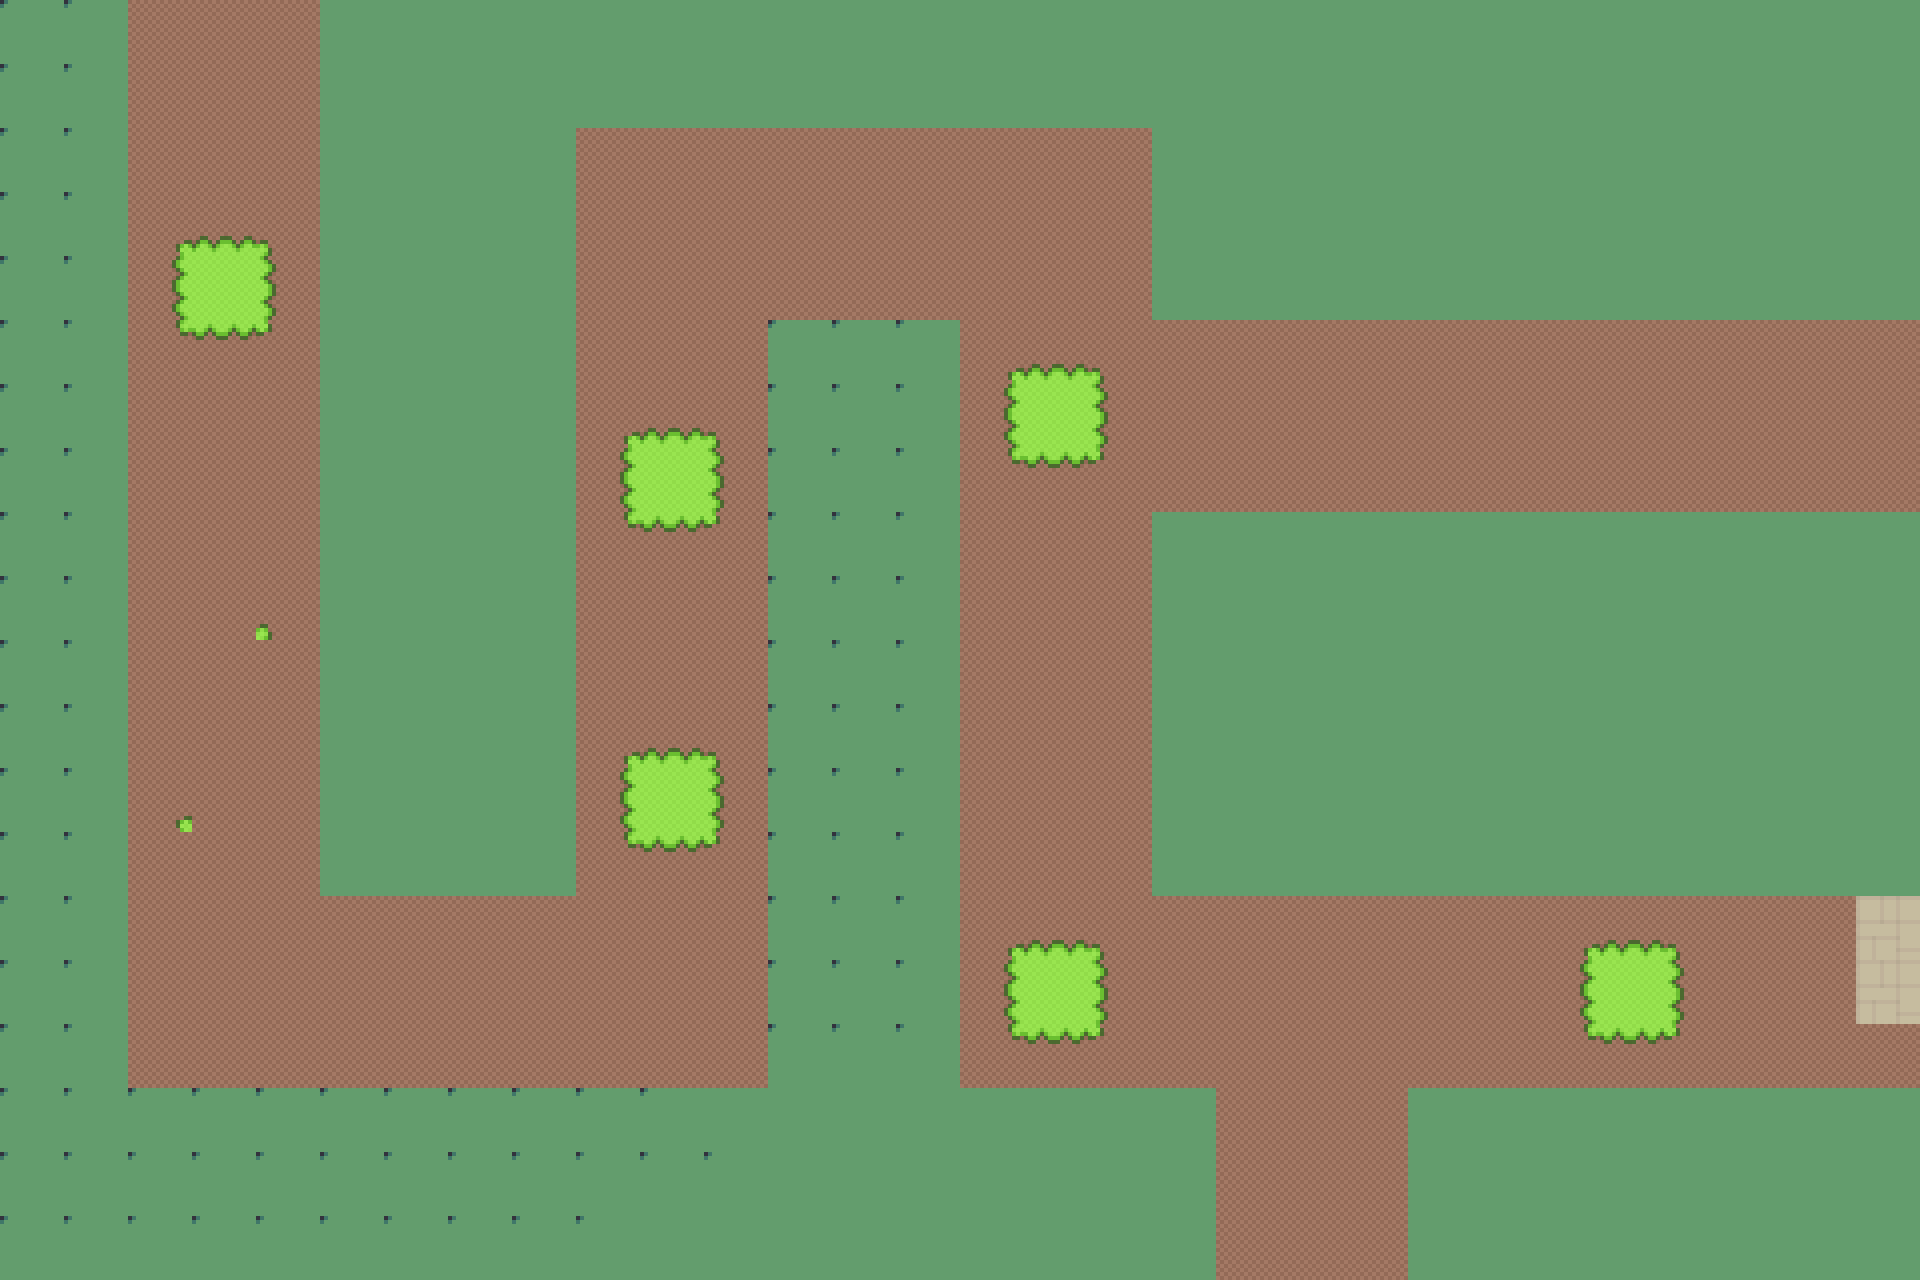

This is a level from a 2D game, rendered from its Tiled map with the project's own tilesets. A one-line summary and the map file follow, with tile-layer data summarised:
An orthogonal 30x20 tile map with 64x64 px tiles, 1 tile layer (tanah), 4 tilesets and 139 objects.

<map version="1.10" tiledversion="1.10.2" orientation="orthogonal" renderorder="right-down" width="30" height="20" tilewidth="64" tileheight="64" infinite="0" nextlayerid="9" nextobjectid="184">
 <editorsettings>
  <export target="map.lua" format="lua" />
 </editorsettings>
 <tileset firstgid="1" source="map awal.tsx" />
 <tileset firstgid="55" source="overworld.tsx" />
 <tileset firstgid="181" name="bush" tilewidth="32" tileheight="32" tilecount="1" columns="1">
  <image source="../bush.png" width="32" height="32" />
 </tileset>
 <tileset firstgid="182" name="TileSet64x64" tilewidth="64" tileheight="64" tilecount="625" columns="25">
  <image source="../TileSet64x64.png" width="1600" height="1640" />
 </tileset>
 <layer id="1" name="tanah" width="30" height="20">
  <data>[600 cells, 600 non-empty, 13 distinct tile ids]</data>
 </layer>
 <objectgroup id="6" name="Object Layer 1">
  <object id="7" gid="45" x="1345.33" y="892.667" width="64" height="64" />
  <object id="8" gid="45" x="1528" y="892" width="64" height="64" />
  <object id="14" gid="141" x="58" y="190" width="64" height="64" />
  <object id="15" gid="141" x="60" y="508" width="64" height="64" />
  <object id="16" gid="141" x="320" y="196" width="64" height="64" />
  <object id="17" gid="141" x="328" y="516" width="64" height="64" />
  <object id="18" gid="141" x="192" y="1144" width="64" height="64" />
  <object id="19" gid="141" x="564" y="1154" width="64" height="64" />
  <object id="20" gid="141" x="1278" y="256" width="64" height="64" />
  <object id="21" gid="141" x="1650" y="314" width="64" height="64" />
  <object id="22" gid="141" x="698" y="126" width="64" height="64" />
  <object id="23" gid="141" x="1050" y="130" width="64" height="64" />
  <object id="24" gid="141" x="1528" y="1146" width="64" height="64" />
  <object id="26" gid="141" x="1856" y="1148" width="64" height="64" />
  <object id="27" gid="156" x="1408" y="704.667" width="64" height="64" rotation="90" />
  <object id="28" gid="156" x="1468" y="705.5" width="64" height="64" rotation="90" />
  <object id="29" gid="170" x="1597.5" y="769" width="64" height="64" rotation="-90" />
  <object id="30" gid="170" x="1343.17" y="706" width="64" height="64" rotation="90" />
  <object id="31" gid="170" x="384" y="1022" width="64" height="64" />
  <object id="32" gid="156" x="385.333" y="962" width="64" height="64" />
  <object id="33" gid="156" x="385.333" y="900" width="64" height="62" />
  <object id="34" gid="142" x="389.333" y="836.667" width="64" height="64" />
  <object id="35" gid="158" x="834" y="766" width="64" height="64" rotation="90" />
  <object id="36" gid="157" x="834" y="704" width="64" height="64" rotation="90" />
  <object id="37" gid="158" x="832" y="828" width="64" height="64" rotation="90" />
  <object id="38" gid="159" x="833.333" y="891.939" width="64" height="63.3333" rotation="90" />
  <object id="42" gid="52" x="382" y="1278" width="64" height="64" />
  <object id="43" gid="51" x="318" y="1278" width="64" height="64" />
  <object id="44" gid="53" x="446" y="1276" width="64" height="64" />
  <object id="45" gid="43" x="382" y="1214" width="64" height="64" />
  <object id="46" gid="42" x="318" y="1214" width="64" height="64" />
  <object id="47" gid="44" x="446.5" y="1212.5" width="64" height="64" />
  <object id="48" gid="33" x="322.75" y="1153.5" width="64" height="64" />
  <object id="49" gid="34" x="386" y="1154" width="64" height="64" />
  <object id="53" gid="35" x="449" y="1154.5" width="64" height="64" />
  <object id="54" gid="43" x="832" y="1216" width="64" height="64" />
  <object id="55" gid="51" x="768.5" y="1277.5" width="64" height="64" />
  <object id="56" gid="52" x="833" y="1280" width="64" height="64" />
  <object id="57" gid="53" x="897" y="1278.83" width="64" height="64" />
  <object id="58" gid="42" x="770" y="1214" width="64" height="64" />
  <object id="59" gid="44" x="896" y="1216" width="64" height="64" />
  <object id="60" gid="35" x="898.333" y="1152.33" width="64" height="64" />
  <object id="61" gid="34" x="834" y="1152" width="64" height="64" />
  <object id="62" gid="33" x="774" y="1150" width="64" height="64" />
  <object id="63" gid="36" x="516" y="888" width="64" height="64" />
  <object id="67" gid="36" x="510" y="320" width="64" height="64" />
  <object id="68" gid="36" x="510" y="188" width="64" height="64" />
  <object id="69" gid="36" x="590" y="122" width="64" height="64" />
  <object id="70" gid="36" x="836" y="128" width="64" height="64" />
  <object id="71" gid="36" x="968" y="126" width="64" height="64" />
  <object id="72" gid="36" x="1224" y="132" width="64" height="64" />
  <object id="76" gid="36" x="1210" y="764" width="64" height="64" />
  <object id="78" gid="40" x="65" y="448" width="64" height="64" />
  <object id="79" gid="31" x="64" y="382" width="64" height="64" />
  <object id="80" gid="40" x="318" y="452" width="64" height="64" />
  <object id="81" gid="31" x="317" y="387" width="64" height="64" />
  <object id="82" gid="40" x="63" y="322" width="64" height="64" />
  <object id="83" gid="40" x="320" y="324" width="64" height="64" />
  <object id="84" gid="31" x="62" y="258" width="64" height="64" />
  <object id="85" gid="31" x="321" y="267" width="64" height="64" />
  <object id="93" gid="52" x="1474.67" y="321.333" width="64" height="64" />
  <object id="94" gid="51" x="1409" y="316.833" width="64" height="64" />
  <object id="95" gid="53" x="1538" y="320.167" width="64" height="64" />
  <object id="96" gid="43" x="1476" y="258.667" width="64" height="64" />
  <object id="97" gid="42" x="1411" y="256.167" width="64" height="64" />
  <object id="98" gid="44" x="1540.17" y="255.333" width="64" height="64" />
  <object id="99" gid="35" x="1542.67" y="192.167" width="64" height="64" />
  <object id="100" gid="33" x="1414" y="193.667" width="64" height="64" />
  <object id="101" gid="34" x="1478.33" y="193.833" width="64" height="64" />
  <object id="102" gid="45" x="1732" y="252" width="64" height="64" />
  <object id="103" gid="141" x="514" y="698" width="64" height="64" />
  <object id="104" gid="141" x="514" y="508" width="64" height="64" />
  <object id="105" gid="141" x="1154" y="634" width="64" height="64" />
  <object id="106" gid="141" x="1154" y="314" width="64" height="64" />
  <object id="107" gid="43" x="1665.33" y="1215.17" width="64" height="64" />
  <object id="108" gid="52" x="1664" y="1279.5" width="64" height="64" />
  <object id="109" gid="34" x="1664" y="1152" width="64" height="64" />
  <object id="110" gid="42" x="1601.83" y="1216.33" width="64" height="64" />
  <object id="111" gid="44" x="1728" y="1216" width="64" height="64" />
  <object id="112" gid="51" x="1603.83" y="1281.17" width="64" height="64" />
  <object id="113" gid="53" x="1728" y="1280.67" width="64" height="64" />
  <object id="114" gid="33" x="1600" y="1154.67" width="64" height="64" />
  <object id="115" gid="35" x="1728" y="1152" width="64" height="64" />
  <object id="116" gid="158" x="834" y="578" width="64" height="64" />
  <object id="117" gid="157" x="772" y="580" width="64" height="64" />
  <object id="118" gid="157" x="958" y="514" width="64" height="64" rotation="180" />
  <object id="120" gid="141" x="770" y="446" width="64" height="64" />
  <object id="121" gid="141" x="902" y="448" width="64" height="64" />
  <object id="122" gid="45" x="900" y="706" width="64" height="64" />
  <object id="123" gid="45" x="770" y="704" width="64" height="64" />
  <object id="124" gid="52" x="1727.83" y="894" width="64" height="64" />
  <object id="125" gid="43" x="1729.33" y="829.333" width="64" height="64" />
  <object id="126" gid="34" x="1728" y="768" width="64" height="64" />
  <object id="127" gid="33" x="1664" y="768" width="64" height="64" />
  <object id="128" gid="42" x="1664" y="832" width="64" height="64" />
  </objectgroup>
</map>
<!-- 44 of 139 objects omitted -->
